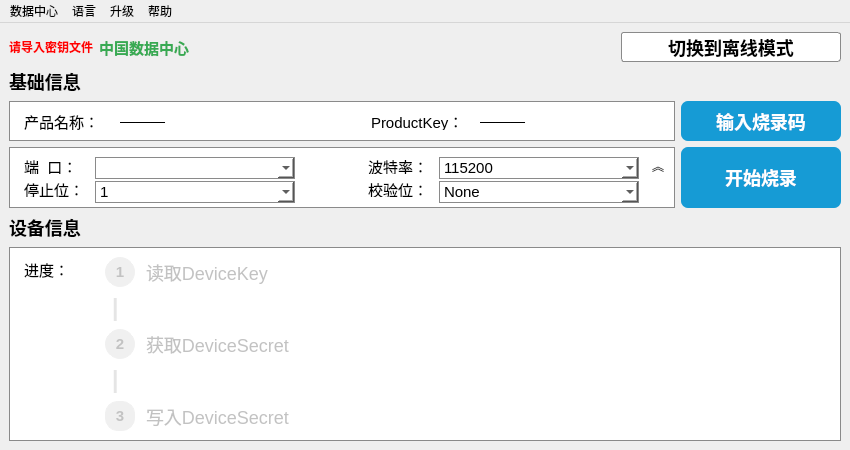
<?xml version="1.0" encoding="UTF-8"?>
<ui version="4.0">
 <class>MainWindow</class>
 <widget class="QMainWindow" name="MainWindow">
  <property name="enabled">
   <bool>true</bool>
  </property>
  <property name="geometry">
   <rect>
    <x>0</x>
    <y>0</y>
    <width>850</width>
    <height>450</height>
   </rect>
  </property>
  <property name="windowTitle">
   <string>QthTools-Auth-Burner</string>
  </property>
  <widget class="QWidget" name="centralwidget">
   <layout class="QVBoxLayout" name="verticalLayout">
    <item>
     <layout class="QHBoxLayout" name="horizontalLayout_4">
      <item>
       <widget class="QLabel" name="label_status">
        <property name="minimumSize">
         <size>
          <width>0</width>
          <height>0</height>
         </size>
        </property>
        <property name="maximumSize">
         <size>
          <width>16777215</width>
          <height>25</height>
         </size>
        </property>
        <property name="styleSheet">
         <string notr="true">border-color:rgb(255, 255, 255);
font-weight:bold;
font-size:12px;
color:rgb(255, 0, 0);</string>
        </property>
        <property name="text">
         <string>请导入密钥文件</string>
        </property>
       </widget>
      </item>
      <item>
       <widget class="QLabel" name="label_cloud">
        <property name="styleSheet">
         <string notr="true">border-color:rgb(255, 255, 255);
font-weight:bold;
font-size:15px;
color: rgb(56, 170, 83);</string>
        </property>
        <property name="text">
         <string>中国数据中心</string>
        </property>
       </widget>
      </item>
      <item>
       <spacer name="horizontalSpacer">
        <property name="orientation">
         <enum>Qt::Horizontal</enum>
        </property>
        <property name="sizeHint" stdset="0">
         <size>
          <width>557</width>
          <height>20</height>
         </size>
        </property>
       </spacer>
      </item>
      <item>
       <widget class="QPushButton" name="pushButton_mode">
        <property name="minimumSize">
         <size>
          <width>220</width>
          <height>30</height>
         </size>
        </property>
        <property name="styleSheet">
         <string notr="true">background-color:rgb(255, 255, 255);
font-weight:bold;
font-size:18px;
border-style:solid;
border-width:1px;
border-color:rgb(138, 138, 138);
border-radius:3px</string>
        </property>
        <property name="text">
         <string> 切换到离线模式 </string>
        </property>
       </widget>
      </item>
     </layout>
    </item>
    <item>
     <widget class="QLabel" name="label_2">
      <property name="styleSheet">
       <string notr="true">font-size:18px;
font-weight:bold;</string>
      </property>
      <property name="text">
       <string>基础信息</string>
      </property>
     </widget>
    </item>
    <item>
     <layout class="QHBoxLayout" name="horizontalLayout">
      <item>
       <widget class="QGroupBox" name="groupBox">
        <property name="minimumSize">
         <size>
          <width>0</width>
          <height>40</height>
         </size>
        </property>
        <property name="maximumSize">
         <size>
          <width>16777215</width>
          <height>40</height>
         </size>
        </property>
        <property name="styleSheet">
         <string notr="true">background-color:rgb(255, 255, 255);
border-style:solid; 
border-width:1px;
border-color:rgb(138, 138, 138);</string>
        </property>
        <property name="title">
         <string/>
        </property>
        <layout class="QHBoxLayout" name="horizontalLayout_3">
         <item>
          <widget class="QLabel" name="label_3">
           <property name="sizePolicy">
            <sizepolicy hsizetype="Fixed" vsizetype="Fixed">
             <horstretch>0</horstretch>
             <verstretch>0</verstretch>
            </sizepolicy>
           </property>
           <property name="minimumSize">
            <size>
             <width>90</width>
             <height>17</height>
            </size>
           </property>
           <property name="maximumSize">
            <size>
             <width>16777215</width>
             <height>16777215</height>
            </size>
           </property>
           <property name="styleSheet">
            <string notr="true">border-color:rgb(255, 255, 255);
font-size:15px;</string>
           </property>
           <property name="text">
            <string>产品名称：</string>
           </property>
          </widget>
         </item>
         <item>
          <widget class="QLabel" name="label_pn">
           <property name="minimumSize">
            <size>
             <width>180</width>
             <height>0</height>
            </size>
           </property>
           <property name="maximumSize">
            <size>
             <width>180</width>
             <height>16777215</height>
            </size>
           </property>
           <property name="styleSheet">
            <string notr="true">font-size:15px;
border-color:rgb(255, 255, 255);</string>
           </property>
           <property name="text">
            <string>———</string>
           </property>
          </widget>
         </item>
         <item>
          <spacer name="horizontalSpacer_2">
           <property name="orientation">
            <enum>Qt::Horizontal</enum>
           </property>
           <property name="sizeHint" stdset="0">
            <size>
             <width>40</width>
             <height>20</height>
            </size>
           </property>
          </spacer>
         </item>
         <item>
          <widget class="QLabel" name="label_5">
           <property name="sizePolicy">
            <sizepolicy hsizetype="Fixed" vsizetype="Fixed">
             <horstretch>80</horstretch>
             <verstretch>14</verstretch>
            </sizepolicy>
           </property>
           <property name="minimumSize">
            <size>
             <width>100</width>
             <height>14</height>
            </size>
           </property>
           <property name="maximumSize">
            <size>
             <width>16777215</width>
             <height>16777215</height>
            </size>
           </property>
           <property name="styleSheet">
            <string notr="true">border-color:rgb(255, 255, 255);
font-size:15px;</string>
           </property>
           <property name="text">
            <string>ProductKey：</string>
           </property>
          </widget>
         </item>
         <item>
          <widget class="QLabel" name="label_pk">
           <property name="minimumSize">
            <size>
             <width>190</width>
             <height>0</height>
            </size>
           </property>
           <property name="maximumSize">
            <size>
             <width>190</width>
             <height>16777215</height>
            </size>
           </property>
           <property name="styleSheet">
            <string notr="true">border-color:rgb(255, 255, 255);
font-size:15px;</string>
           </property>
           <property name="text">
            <string>———</string>
           </property>
          </widget>
         </item>
        </layout>
       </widget>
      </item>
      <item>
       <widget class="QPushButton" name="pushButton_input">
        <property name="enabled">
         <bool>true</bool>
        </property>
        <property name="sizePolicy">
         <sizepolicy hsizetype="Minimum" vsizetype="Fixed">
          <horstretch>0</horstretch>
          <verstretch>0</verstretch>
         </sizepolicy>
        </property>
        <property name="minimumSize">
         <size>
          <width>160</width>
          <height>40</height>
         </size>
        </property>
        <property name="maximumSize">
         <size>
          <width>16777215</width>
          <height>40</height>
         </size>
        </property>
        <property name="focusPolicy">
         <enum>Qt::NoFocus</enum>
        </property>
        <property name="styleSheet">
         <string notr="true">background-color:rgb(22,155,213);
font-size:18px;
font-weight:bold;
color:rgb(255, 255, 255);
border-width:2px;
border-radius:7px;</string>
        </property>
        <property name="text">
         <string>输入烧录码</string>
        </property>
       </widget>
      </item>
     </layout>
    </item>
    <item>
     <layout class="QHBoxLayout" name="horizontalLayout_2">
      <item>
       <widget class="QGroupBox" name="groupBox_2">
        <property name="minimumSize">
         <size>
          <width>0</width>
          <height>45</height>
         </size>
        </property>
        <property name="styleSheet">
         <string notr="true">background-color:rgb(255, 255, 255);
border-style:solid; 
border-width:1px;
border-color:rgb(138, 138, 138);</string>
        </property>
        <property name="title">
         <string/>
        </property>
        <layout class="QGridLayout" name="gridLayout">
         <item row="0" column="6">
          <widget class="QPushButton" name="hideButton">
           <property name="maximumSize">
            <size>
             <width>50</width>
             <height>25</height>
            </size>
           </property>
           <property name="sizeIncrement">
            <size>
             <width>50</width>
             <height>0</height>
            </size>
           </property>
           <property name="layoutDirection">
            <enum>Qt::LeftToRight</enum>
           </property>
           <property name="styleSheet">
            <string notr="true">border-color:rgb(255, 255, 255);
font-size:12px</string>
           </property>
           <property name="text">
            <string>︽</string>
           </property>
          </widget>
         </item>
         <item row="0" column="3">
          <widget class="QLabel" name="label_12">
           <property name="sizePolicy">
            <sizepolicy hsizetype="Fixed" vsizetype="Fixed">
             <horstretch>0</horstretch>
             <verstretch>0</verstretch>
            </sizepolicy>
           </property>
           <property name="minimumSize">
            <size>
             <width>70</width>
             <height>0</height>
            </size>
           </property>
           <property name="maximumSize">
            <size>
             <width>16777215</width>
             <height>25</height>
            </size>
           </property>
           <property name="styleSheet">
            <string notr="true">border-color:rgb(255, 255, 255);
font-size:15px;</string>
           </property>
           <property name="text">
            <string>波特率：</string>
           </property>
          </widget>
         </item>
         <item row="1" column="1">
          <widget class="QComboBox" name="comboBox_stopBits">
           <property name="minimumSize">
            <size>
             <width>200</width>
             <height>22</height>
            </size>
           </property>
           <property name="maximumSize">
            <size>
             <width>200</width>
             <height>25</height>
            </size>
           </property>
           <property name="styleSheet">
            <string notr="true">font-size:15px;
min-height:20px;</string>
           </property>
           <item>
            <property name="text">
             <string>1</string>
            </property>
           </item>
           <item>
            <property name="text">
             <string>1.5</string>
            </property>
           </item>
           <item>
            <property name="text">
             <string>2</string>
            </property>
           </item>
          </widget>
         </item>
         <item row="0" column="1">
          <widget class="QComboBox" name="comboBox_uartPort">
           <property name="minimumSize">
            <size>
             <width>200</width>
             <height>22</height>
            </size>
           </property>
           <property name="maximumSize">
            <size>
             <width>200</width>
             <height>25</height>
            </size>
           </property>
           <property name="styleSheet">
            <string notr="true">font-size:15px;
min-height:20px;</string>
           </property>
          </widget>
         </item>
         <item row="1" column="4">
          <widget class="QComboBox" name="comboBox_parity">
           <property name="minimumSize">
            <size>
             <width>200</width>
             <height>22</height>
            </size>
           </property>
           <property name="maximumSize">
            <size>
             <width>200</width>
             <height>25</height>
            </size>
           </property>
           <property name="styleSheet">
            <string notr="true">font-size:15px;
min-height:20px;</string>
           </property>
           <item>
            <property name="text">
             <string>None</string>
            </property>
           </item>
           <item>
            <property name="text">
             <string>Even</string>
            </property>
           </item>
           <item>
            <property name="text">
             <string>Odd</string>
            </property>
           </item>
           <item>
            <property name="text">
             <string>Mark</string>
            </property>
           </item>
           <item>
            <property name="text">
             <string>Space</string>
            </property>
           </item>
          </widget>
         </item>
         <item row="0" column="4" colspan="2">
          <widget class="QComboBox" name="comboBox_uartBate">
           <property name="minimumSize">
            <size>
             <width>200</width>
             <height>22</height>
            </size>
           </property>
           <property name="maximumSize">
            <size>
             <width>200</width>
             <height>25</height>
            </size>
           </property>
           <property name="styleSheet">
            <string notr="true">font-size:15px;
min-height:20px;</string>
           </property>
           <item>
            <property name="text">
             <string>115200</string>
            </property>
           </item>
           <item>
            <property name="text">
             <string>9600</string>
            </property>
           </item>
          </widget>
         </item>
         <item row="0" column="0">
          <widget class="QLabel" name="label_11">
           <property name="sizePolicy">
            <sizepolicy hsizetype="Fixed" vsizetype="Fixed">
             <horstretch>0</horstretch>
             <verstretch>0</verstretch>
            </sizepolicy>
           </property>
           <property name="minimumSize">
            <size>
             <width>70</width>
             <height>0</height>
            </size>
           </property>
           <property name="maximumSize">
            <size>
             <width>16777215</width>
             <height>25</height>
            </size>
           </property>
           <property name="styleSheet">
            <string notr="true">border-color:rgb(255, 255, 255);
font-size:15px;</string>
           </property>
           <property name="text">
            <string>端  口：</string>
           </property>
          </widget>
         </item>
         <item row="0" column="2">
          <spacer name="horizontalSpacer_4">
           <property name="orientation">
            <enum>Qt::Horizontal</enum>
           </property>
           <property name="sizeHint" stdset="0">
            <size>
             <width>61</width>
             <height>20</height>
            </size>
           </property>
          </spacer>
         </item>
         <item row="1" column="0">
          <widget class="QLabel" name="label_4">
           <property name="minimumSize">
            <size>
             <width>70</width>
             <height>0</height>
            </size>
           </property>
           <property name="maximumSize">
            <size>
             <width>16777215</width>
             <height>25</height>
            </size>
           </property>
           <property name="styleSheet">
            <string notr="true">border-color:rgb(255, 255, 255);
font-size:15px;</string>
           </property>
           <property name="text">
            <string>停止位：</string>
           </property>
          </widget>
         </item>
         <item row="1" column="3">
          <widget class="QLabel" name="label_6">
           <property name="minimumSize">
            <size>
             <width>70</width>
             <height>0</height>
            </size>
           </property>
           <property name="maximumSize">
            <size>
             <width>16777215</width>
             <height>25</height>
            </size>
           </property>
           <property name="styleSheet">
            <string notr="true">border-color:rgb(255, 255, 255);
font-size:15px;</string>
           </property>
           <property name="text">
            <string>校验位：</string>
           </property>
          </widget>
         </item>
        </layout>
       </widget>
      </item>
      <item>
       <widget class="QPushButton" name="pushButton_burn">
        <property name="enabled">
         <bool>true</bool>
        </property>
        <property name="sizePolicy">
         <sizepolicy hsizetype="MinimumExpanding" vsizetype="Fixed">
          <horstretch>0</horstretch>
          <verstretch>0</verstretch>
         </sizepolicy>
        </property>
        <property name="minimumSize">
         <size>
          <width>160</width>
          <height>60</height>
         </size>
        </property>
        <property name="maximumSize">
         <size>
          <width>100</width>
          <height>100</height>
         </size>
        </property>
        <property name="styleSheet">
         <string notr="true">background-color:rgb(22,155,213);
font-weight:bold;
font-size:18px;
color:rgb(255, 255, 255);
border-width:2px;
border-radius:7px;</string>
        </property>
        <property name="text">
         <string>开始烧录</string>
        </property>
       </widget>
      </item>
     </layout>
    </item>
    <item>
     <widget class="QLabel" name="label">
      <property name="styleSheet">
       <string notr="true">font-size:18px;
font-weight:bold;</string>
      </property>
      <property name="text">
       <string>设备信息</string>
      </property>
     </widget>
    </item>
    <item>
     <widget class="QGroupBox" name="groupBox_3">
      <property name="styleSheet">
       <string notr="true">background-color:rgb(255, 255, 255);
border-style:solid; 
border-width:1px;
border-color:rgb(138, 138, 138);</string>
      </property>
      <property name="title">
       <string/>
      </property>
      <layout class="QHBoxLayout" name="horizontalLayout_6">
       <item>
        <layout class="QVBoxLayout" name="verticalLayout_2">
         <item>
          <widget class="QLabel" name="label_17">
           <property name="sizePolicy">
            <sizepolicy hsizetype="Preferred" vsizetype="Preferred">
             <horstretch>0</horstretch>
             <verstretch>0</verstretch>
            </sizepolicy>
           </property>
           <property name="minimumSize">
            <size>
             <width>44</width>
             <height>0</height>
            </size>
           </property>
           <property name="maximumSize">
            <size>
             <width>80</width>
             <height>16777215</height>
            </size>
           </property>
           <property name="styleSheet">
            <string notr="true">font-size:15px;
border-color:rgb(255, 255, 255);</string>
           </property>
           <property name="text">
            <string>进度：</string>
           </property>
          </widget>
         </item>
         <item>
          <spacer name="verticalSpacer">
           <property name="orientation">
            <enum>Qt::Vertical</enum>
           </property>
           <property name="sizeHint" stdset="0">
            <size>
             <width>20</width>
             <height>153</height>
            </size>
           </property>
          </spacer>
         </item>
        </layout>
       </item>
       <item>
        <layout class="QFormLayout" name="formLayout">
         <item row="0" column="0">
          <widget class="QLabel" name="label_1_1">
           <property name="minimumSize">
            <size>
             <width>30</width>
             <height>30</height>
            </size>
           </property>
           <property name="maximumSize">
            <size>
             <width>26</width>
             <height>26</height>
            </size>
           </property>
           <property name="styleSheet">
            <string notr="true">background-color:rgb(240, 240, 240);
color:rgb(194, 194, 194);
font-weight:bold;
font-size:15px;
border-color:rgb(240, 240, 240);
border-radius:15px;</string>
           </property>
           <property name="text">
            <string>1</string>
           </property>
           <property name="alignment">
            <set>Qt::AlignCenter</set>
           </property>
          </widget>
         </item>
         <item row="0" column="1">
          <widget class="QLabel" name="label_1_2">
           <property name="styleSheet">
            <string notr="true">border-color:rgb(255, 255, 255);
font-size:18px;
color:rgb(194, 194, 194); </string>
           </property>
           <property name="text">
            <string>读取DeviceKey</string>
           </property>
          </widget>
         </item>
         <item row="1" column="0">
          <widget class="QLabel" name="label_1_1_1">
           <property name="minimumSize">
            <size>
             <width>30</width>
             <height>30</height>
            </size>
           </property>
           <property name="maximumSize">
            <size>
             <width>30</width>
             <height>30</height>
            </size>
           </property>
           <property name="baseSize">
            <size>
             <width>26</width>
             <height>26</height>
            </size>
           </property>
           <property name="styleSheet">
            <string notr="true">font-size:23px;
color:rgb(229, 229, 229);
font-weight:bold;
border-color:rgb(255, 255, 255);
</string>
           </property>
           <property name="text">
            <string>|</string>
           </property>
          </widget>
         </item>
         <item row="2" column="0">
          <widget class="QLabel" name="label_2_1">
           <property name="minimumSize">
            <size>
             <width>30</width>
             <height>30</height>
            </size>
           </property>
           <property name="maximumSize">
            <size>
             <width>30</width>
             <height>30</height>
            </size>
           </property>
           <property name="styleSheet">
            <string notr="true">background-color:rgb(240, 240, 240);
color:rgb(194, 194, 194);
font-weight:bold;
font-size:15px;
border-color:rgb(240, 240, 240);
border-radius:15px;</string>
           </property>
           <property name="text">
            <string>2</string>
           </property>
           <property name="alignment">
            <set>Qt::AlignCenter</set>
           </property>
          </widget>
         </item>
         <item row="2" column="1">
          <widget class="QLabel" name="label_2_2">
           <property name="styleSheet">
            <string notr="true">border-color:rgb(255, 255, 255);
font-size:18px;
color:rgb(194, 194, 194); </string>
           </property>
           <property name="text">
            <string>获取DeviceSecret</string>
           </property>
          </widget>
         </item>
         <item row="3" column="0">
          <widget class="QLabel" name="label_2_1_1">
           <property name="minimumSize">
            <size>
             <width>30</width>
             <height>30</height>
            </size>
           </property>
           <property name="maximumSize">
            <size>
             <width>30</width>
             <height>30</height>
            </size>
           </property>
           <property name="styleSheet">
            <string notr="true">font-size:23px;
color:rgb(229, 229, 229);
font-weight:bold;
border-color:rgb(255, 255, 255);</string>
           </property>
           <property name="text">
            <string>|</string>
           </property>
          </widget>
         </item>
         <item row="4" column="0">
          <widget class="QLabel" name="label_3_1">
           <property name="minimumSize">
            <size>
             <width>30</width>
             <height>30</height>
            </size>
           </property>
           <property name="maximumSize">
            <size>
             <width>30</width>
             <height>30</height>
            </size>
           </property>
           <property name="styleSheet">
            <string notr="true">background-color:rgb(240, 240, 240);
color:rgb(194, 194, 194);
font-weight:bold;
font-size:15px;
border-color:rgb(240, 240, 240);
border-radius:13px;</string>
           </property>
           <property name="text">
            <string>3</string>
           </property>
           <property name="alignment">
            <set>Qt::AlignCenter</set>
           </property>
          </widget>
         </item>
         <item row="4" column="1">
          <widget class="QLabel" name="label_3_2">
           <property name="styleSheet">
            <string notr="true">border-color:rgb(255, 255, 255);
font-size:18px;
color:rgb(194, 194, 194); </string>
           </property>
           <property name="text">
            <string>写入DeviceSecret</string>
           </property>
          </widget>
         </item>
        </layout>
       </item>
      </layout>
     </widget>
    </item>
   </layout>
  </widget>
  <widget class="QMenuBar" name="menuBar">
   <property name="geometry">
    <rect>
     <x>0</x>
     <y>0</y>
     <width>850</width>
     <height>23</height>
    </rect>
   </property>
   <widget class="QMenu" name="menu">
    <property name="title">
     <string>升级</string>
    </property>
    <addaction name="action_update"/>
    <addaction name="action_about"/>
   </widget>
   <widget class="QMenu" name="menu_2">
    <property name="title">
     <string>帮助</string>
    </property>
    <addaction name="action_doc"/>
    <addaction name="action_dumpLog"/>
    <addaction name="action_userLog"/>
   </widget>
   <widget class="QMenu" name="menu_3">
    <property name="title">
     <string>语言</string>
    </property>
    <addaction name="action_chinese"/>
    <addaction name="action_english"/>
   </widget>
   <widget class="QMenu" name="menu_4">
    <property name="title">
     <string>数据中心</string>
    </property>
    <addaction name="action_CN"/>
    <addaction name="action_EU"/>
    <addaction name="action_US"/>
   </widget>
   <addaction name="menu_4"/>
   <addaction name="menu_3"/>
   <addaction name="menu"/>
   <addaction name="menu_2"/>
  </widget>
  <action name="action_doc">
   <property name="text">
    <string>帮助文档</string>
   </property>
  </action>
  <action name="action_about">
   <property name="text">
    <string>关于</string>
   </property>
  </action>
  <action name="action_update">
   <property name="text">
    <string>升级</string>
   </property>
  </action>
  <action name="action_chinese">
   <property name="text">
    <string>中文</string>
   </property>
  </action>
  <action name="action_english">
   <property name="text">
    <string>English</string>
   </property>
  </action>
  <action name="action_CN">
   <property name="text">
    <string>中国数据中心</string>
   </property>
  </action>
  <action name="action_EU">
   <property name="text">
    <string>欧洲数据中心</string>
   </property>
  </action>
  <action name="action_US">
   <property name="text">
    <string>美国数据中心</string>
   </property>
  </action>
  <action name="action_dumpLog">
   <property name="text">
    <string>保存异常日志</string>
   </property>
  </action>
  <action name="action_userLog">
   <property name="text">
    <string>保存使用日志</string>
   </property>
  </action>
 </widget>
 <resources/>
 <connections/>
</ui>
